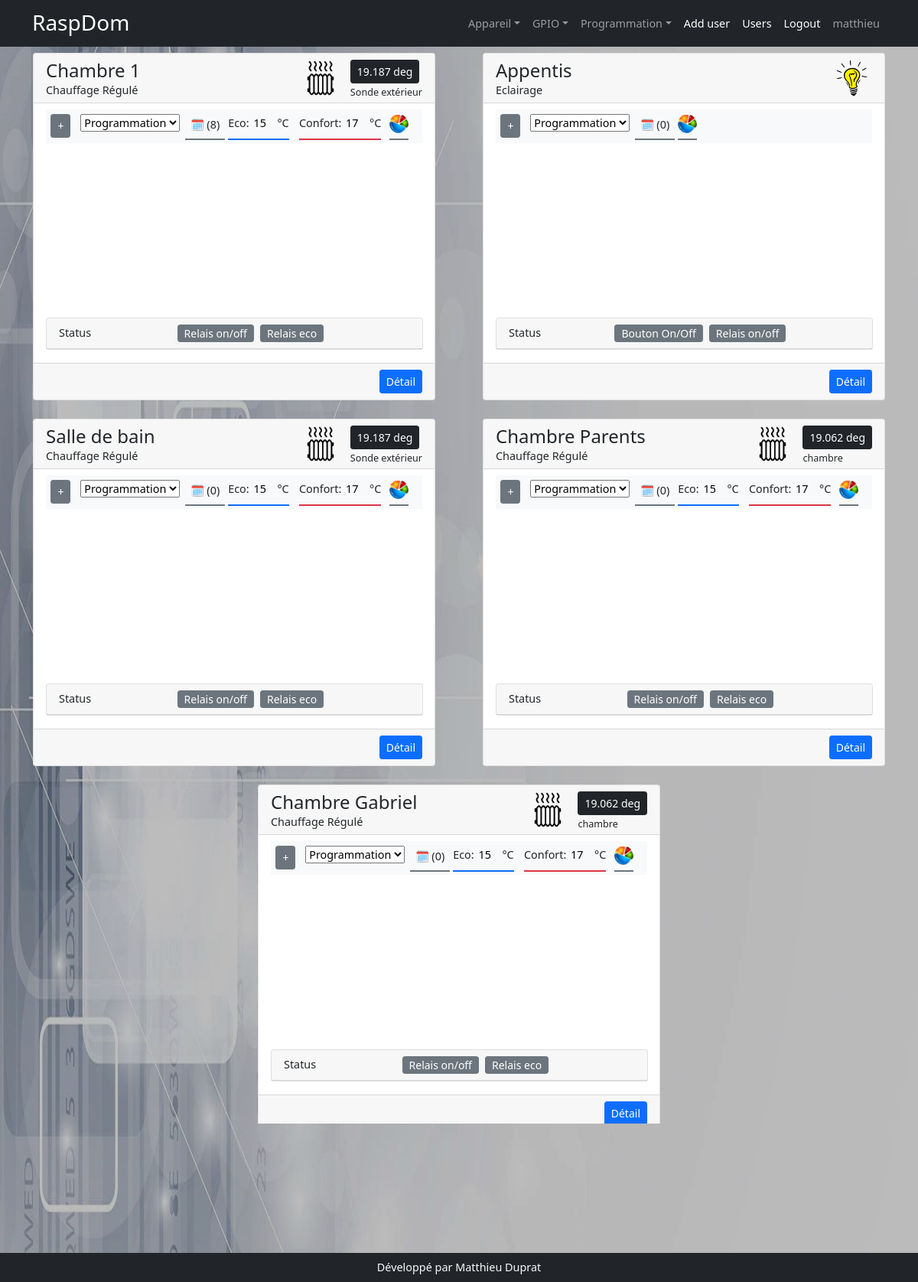
Screenshot of / (signed in) with the database file from the repository.
### models.py (models this page shows, shortened)
class User(UserMixin, db.Model):
    id = db.Column(db.Integer(), primary_key=True)
    username = db.Column(db.String(200))
    first_name = db.Column(db.String(200))
    last_name = db.Column(db.String(200))
    email = db.Column(db.String(200))
    password = db.Column(db.String(200))

class Appareil(db.Model):
    id = db.Column(db.Integer, primary_key=True)
    nom = db.Column(db.String(200))
    description = db.Column(db.String(200))
    categorieappareil = db.Column(db.String(200), nullable=True)
    sortie = db.Column(db.String(200), nullable=True)
    image = db.Column(db.String(200), nullable=True)
    gpios = db.relationship('Gpio', backref='appareil', lazy=True)
    order_gpio = db.Column(db.String(200))
    nbre_gpio = db.Column(db.Integer)
    programmations = db.relationship('Programmation', backref='appareil_programmation', lazy=True)
    mode_de_marche = db.relationship('ModeDeMarche', uselist=False,  backref='appareil_mode_de_marche', lazy=True)
    auto = db.relationship('Auto', uselist=False, backref='appareil_auto', lazy=True)
    sonde_id = db.Column(db.Integer, db.ForeignKey('sonde.id'))
    sonde = db.relationship('Sonde', uselist=False, backref='appareil_sonde', lazy=True)
    manuel = db.relationship('Manuel', uselist=False, backref='appareil_ordre', lazy=True)
    label = db.Column(db.String(250))

class ValeurSonde(db.Model):
    id = db.Column(db.Integer, primary_key=True)
    valeur = db.Column(db.Float())
    sonde_id = db.Column(db.Integer, db.ForeignKey('sonde.id'), nullable=False)

class Sonde(db.Model):
    id = db.Column(db.Integer, primary_key=True)
    nom = db.Column(db.String(200))
    min = db.Column(db.Float())
    max = db.Column(db.Float())
    unite = db.Column(db.String(20))
    present = db.Column(db.Boolean(),default=False)
    appareil = db.relationship('Appareil', backref='appareil_sonde', lazy=True)
    en_service = db.Column(db.Boolean(), default=False)
    info = db.Column(db.String(200))
    chemin = db.Column(db.String(200))
    type_sonde = db.Column(db.String(20))
    sonde_valeur_id = db.relationship('ValeurSonde', backref='sonde_valeur', uselist=False, lazy=True, cascade="delete")

class ModeDeMarche(db.Model):
    id = db.Column(db.Integer, primary_key=True)
    appareil_id = db.Column(db.Integer,db.ForeignKey('appareil.id'), nullable=False)
    mode_de_marche = db.Column(db.String(200), default='off')

class Gpio(db.Model):
    id = db.Column(db.Integer, primary_key=True)
    nom = db.Column(db.String(200))
    mode = db.Column(db.String(10))
    valeur = db.Column(db.String(10))
    info = db.Column(db.String(200))
    appareil_id = db.Column(db.Integer, db.ForeignKey('appareil.id'), nullable=True, default='')

### app.py (the view)
@app.route('/')
@login_required
def index():
    appareils = Appareil.query.all()
    labels = dict()
    instances = list()
    for appareil in appareils:
        instances.append({'modelAppareil':appareil,'instanceAppareil':(globals()[appareil.categorieappareil])})
    gpios = Gpio.query.order_by('appareil_id').all()
    programmations = Programmation.query.order_by('appareil').all()
    return render_template('index.html', appareils=appareils, gpios=gpios, programmations=programmations, instances=instances)

### app.py (called while the page is built)
@login_manager.user_loader
def user_load(user_id):
    return User.query.get(user_id)

### templates/index.html (shortened to what this page needs)
{% extends 'base.html' %}
{% block style %}
    <link href="{{ url_for('static', filename='css/media_query.css') }}" rel="stylesheet" />
{% endblock %}
{% block content %}
<div class="row row-cols-1 row-cols-md-2 rows-cols-lg-3 pb-2 g-4 mx-auto">
    {% for instance in instances %}
      <div class="col mx-auto" style="max-width:550px">
        <div class="card ">
            <div class="card-header d-flex justify-content-between" style="height:65px">
                <div class="">
                    <h2 class="m-0">{{instance.modelAppareil.nom}}</h2>
                    <span>{{instance.instanceAppareil.label.__doc__}}</span>
                </div>
                <div class="d-flex">
                    {% if instance.modelAppareil.categorieappareil=='Eclairage' %}
                    <span style="width:47px">
                        <img src="{{url_for('static',filename='assets/ampoule.png')}}"  height="100%">
                    </span>
                    {% else %}
                     <span style="width:47px">
                        <img src="{{url_for('static',filename='assets/radiator.png')}}"  height="100%">
                    </span>
                    {% endif %}
                    {% if instance.modelAppareil.appareil_sonde.sonde_valeur_id %}
                    <div style="margin-left:1rem">
                         <span class="btn btn-sm btn-dark">{{instance.modelAppareil.appareil_sonde.sonde_valeur_id.valeur }} {{instance.modelAppareil.appareil_sonde.unite }}</span>
                    <div><small>{{instance.modelAppareil.appareil_sonde.info }}</small></div>
                    </div>
                    {% endif %}
                </div>
            </div>
            <div class="card-body " style="padding-top:0.5rem">
                <div class="col-12 d-flex bg-light text-dark justify-content-start pb-1" >
                    <div class="btn btn-sm btn-secondary md-btn-display md-panel" data-target="md-table-{{instance.modelAppareil.id}}" style="height:max-content">+</div>
                    <form class="" action="" method="post" enctype="multipart/form-data">
                        <select name="mdm" id="" class="md-panel"  data-appareil="{{instance.modelAppareil.id}}">
                            {% for data in instance.instanceAppareil.choices_mdm %}
                            <option value="{{data[0]}}" {% if data[0]==instance.modelAppareil.mode_de_marche.mode_de_marche %} selected="" {% endif %}>{{data[1]}}</option>
                            {% endfor %}
                        </select>
                    </form>
                    {% if instance.modelAppareil.mode_de_marche.mode_de_marche=="prog" %}
                    <div data-appareil="{{instance.modelAppareil.id}}" data-span="md-calendar-{{instance.modelAppareil.id}}" class="border-bottom border-secondary border-2" style="cursor:pointer;height:max-content; margin-top:2px; padding:7px 7px" >🗓 ({{instance.modelAppareil.programmations|length}})</div>
                    {% endif %}
                    {% if instance.modelAppareil.sonde %}
                    <div class="bg-light d-flex flex-row  px-0" style="z-index:8;" >
                        <div style="cursor: pointer;text-align:left" class="md-setting ms-1 md-panel  border-bottom border-primary border-2">
                            <div data-target-cursor="md-cursor-{{instance.modelAppareil.id}}" class="" style="width:80px">Eco:
                                <input data-target-cursor="md-cursor-{{instance.modelAppareil.id}}" class="" type="text" name="" id="eco-{{instance.modelAppareil.id}}" style="cursor: pointer;width:33px; border:none" >°C</div>
                        </div>
                        <div style="cursor: pointer;text-align:left" class="md-setting md-panel border-bottom border-danger border-2">
                            <div data-target-cursor="md-cursor-{{instance.modelAppareil.id}}"  class="" >Confort:
                                <input data-target-cursor="md-cursor-{{instance.modelAppareil.id}}" class="" type="text" name="" id="confort-{{instance.modelAppareil.id}}" style="cursor: pointer;width:33px; border:none" >°C
                            </div>
                        </div>
                    </div>
                    {% endif %}
                    <div class="ms-1 border-bottom border-2 border-secondary" style="padding-bottom: 5px;margin-top: 7px;">
                        <img data-targethistogramme="{{instance.modelAppareil.id}}" src="{{url_for('static',filename='assets/histogramme.png')}}" width="25px">
                    </div>
                </div>
                <div class="md-status" style="width:94%;position:absolute">
                    <div class="card px-0"  >
                        <div class="card-header d-flex ">Status
                            <div class="d-flex justify-content-center w-100 ">
                                {% for gpio in instance.modelAppareil.gpios %}
                                    <div class="btn btn-sm btn-secondary mx-1 py-0" data-gpio="{{gpio.valeur}}">{{gpio.info}}</div>
                                {% endfor %}
                            </div>
                        </div>
                    </div>
                </div>
            </div>
            <div class="card-footer text-end mt-1" >
                <a href="" class="btn btn-sm btn-primary ">Détail</a>
            </div>
        </div>
        </div>
    {% endfor %}
</div>
{% endblock %}

### templates/base.html (shortened to what this page needs)
<!DOCTYPE html>
<html lang="fr">
    <head>
        <link href="{{ url_for('static', filename='css/styles.css') }}" rel="stylesheet" />
        {% block style %}
        {% endblock %}
    </head>
    <body>
    <img id="img-bck" src="{{ url_for('static', filename='assets/domo.jpg') }}">
        <nav class="navbar navbar-expand-lg navbar-dark bg-dark">
            <div class="container">
                <a class="navbar-brand" href="{{url_for('index')}}">
          <span class="h3">RaspDom</span></a>
                <div class="collapse navbar-collapse" id="navbarSupportedContent">
                    <ul class="navbar-nav ms-auto mb-2 mb-lg-0">
                        {% if current_user.is_authenticated %}
                        <li class="nav-item dropdown">
                            <a class="nav-link dropdown-toggle" id="navbarDropdown" href="#" role="button" data-bs-toggle="dropdown" aria-expanded="false">Appareil</a>
                        </li>
                        <li class="nav-item dropdown">
                            <a class="nav-link dropdown-toggle" id="navbarDropdown" href="#" role="button" data-bs-toggle="dropdown" aria-expanded="false">GPIO</a>
                        </li>
                        <li class="nav-item dropdown">
                            <a class="nav-link dropdown-toggle" id="navbarDropdown" href="#" role="button" data-bs-toggle="dropdown" aria-expanded="false">Programmation</a>
                        </li>
                        <li class="nav-item"><a class="nav-link active" aria-current="page" href="{{url_for('user')}}">Add user</a></li>
                        <li class="nav-item"><a class="nav-link active" aria-current="page" href="{{url_for('users')}}">Users</a></li>
                        <li class="nav-item"><a class="nav-link active" aria-current="page" href="{{url_for('logout')}}">Logout</a></li>
                        <li class="nav-item"><a class="nav-link" href="{{url_for('profil')}}">{{current_user.username}}</a></li>
                        {% else %}
                            <li class="nav-item"><a class="nav-link active" aria-current="page" href="{{url_for('login')}}">Login</a></li>
                        {% endif %}
                    </ul>
                </div>
            </div>
        </nav>
        <div class="container-fluid pt-2" style="max-height:84vh; overflow:auto">
            {% block content %}
            {% endblock %}
        </div>
        <div class="bg-dark text-light text-center py-2" style="position:absolute; width:100%; bottom:0px">
            Développé par Matthieu Duprat
        </div>
    </body>
</html>

### static/css/media_query.css (style rules this page uses)
.card-body { min-height: 335px; }
.md-status { top:345px; }
.md-panel { margin-top:0.4rem; margin-right: 0.4rem; margin-left: 0.4rem; }
input { background-color:transparent; }
[data-targethistogramme] { cursor:pointer; }

### rows the page displays
User: username "matthieu"
Appareil: modelAppareil.nom "Chambre 1", categorieappareil "ChauffageR" (drawn)
ValeurSonde: modelAppareil.appareil_sonde.sonde_valeur_id.valeur "19.187" "19.187"
Sonde: modelAppareil.appareil_sonde.unite "deg" "deg", modelAppareil.appareil_sonde.info "Sonde extérieur" "Sonde extérieur"
ModeDeMarche: mdm "Programmation"
Gpio: info "Relais on/off"
Gpio: info "Relais eco"
Appareil: modelAppareil.nom "Appentis", categorieappareil "Eclairage" (drawn)
ModeDeMarche: mdm "Programmation"
Gpio: info "Bouton On/Off"
Gpio: info "Relais on/off"
Appareil: modelAppareil.nom "Salle de bain", categorieappareil "ChauffageR" (drawn)
ModeDeMarche: mdm "Programmation"
Gpio: info "Relais on/off"
Gpio: info "Relais eco"
Appareil: modelAppareil.nom "Chambre Parents", categorieappareil "ChauffageR" (drawn)
ValeurSonde: modelAppareil.appareil_sonde.sonde_valeur_id.valeur "19.062" "19.062"
Sonde: modelAppareil.appareil_sonde.unite "deg" "deg", modelAppareil.appareil_sonde.info "chambre" "chambre"
ModeDeMarche: mdm "Programmation"
Gpio: info "Relais on/off"
Gpio: info "Relais eco"
Appareil: modelAppareil.nom "Chambre Gabriel", categorieappareil "ChauffageR" (drawn)
ModeDeMarche: mdm "Programmation"
Gpio: info "Relais on/off"
Gpio: info "Relais eco"

### other values shown
{{ instance.instanceAppareil.label.__doc__ }} "Chauffage Régulé" "Eclairage" "Chauffage Régulé" "Chauffage Régulé" "Chauffage Régulé"
{{ instance.modelAppareil.programmations|length }} "8" "0" "0" "0" "0"
